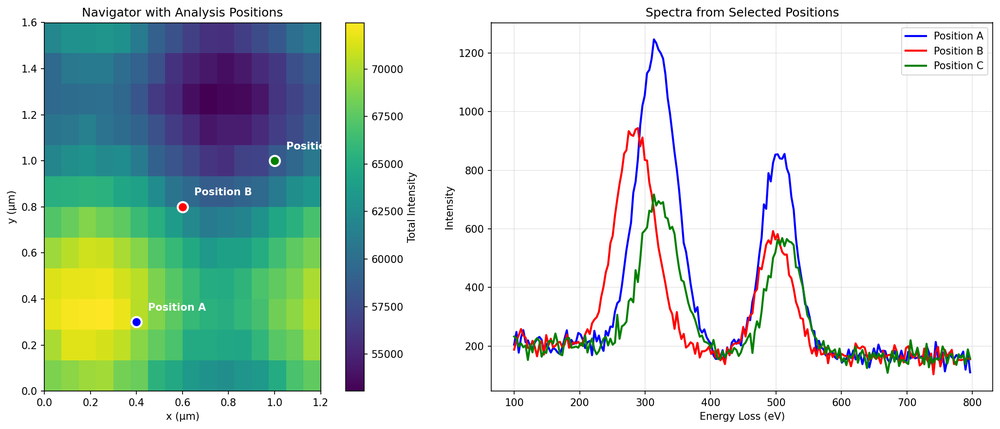
#> input picture examples/data_visualization/multidimensional_advanced_viz.png, 1000 x 429 px, shrunk from 2054 x 881 before the run; its folder holds only this picture in this run
$ python -i map_method_practical_examples.py   (imports and definitions only)
#> lines starting #> are read from the running program, lines starting #| are printed output that depends on the picture; after the words box and inside, x2 and y2 are one past the last pixel; in counts of white or black regions, pixels touching at a corner belong together
### hyperspy/api.py
# -*- coding: utf-8 -*-
# Copyright 2007-2026 The HyperSpy developers
#
# This file is part of HyperSpy.
#
# HyperSpy is free software: you can redistribute it and/or modify
# it under the terms of the GNU General Public License as published by
# the Free Software Foundation, either version 3 of the License, or
# (at your option) any later version.
#
# HyperSpy is distributed in the hope that it will be useful,
# but WITHOUT ANY WARRANTY; without even the implied warranty of
# MERCHANTABILITY or FITNESS FOR A PARTICULAR PURPOSE. See the
# GNU General Public License for more details.
#
# You should have received a copy of the GNU General Public License
# along with HyperSpy. If not, see <https://www.gnu.org/licenses/#GPL>.

import importlib
import sys

from hyperspy.defaults_parser import preferences
from hyperspy.logger import set_log_level

# Need to run before other import to use the logger during import
set_log_level(preferences.General.logging_level)
#> (this line was passed over: hyperspy is not available in this run)

from hyperspy.docstrings import START_HSPY as _START_HSPY_DOCSTRING  # noqa: E402
from hyperspy.ipython_magic import (  # noqa: E402
    _register_if_active as _register_anyplotlib_magic_now,
)

# hyperspy.drawing is imported lazily, so register %anyplotlib here to make
# it available before the first plot() call.
_register_anyplotlib_magic_now()
#> (this line was passed over: hyperspy is not available in this run)

__doc__ = (
    """

All public packages, functions and classes are available in this module.

%s

Functions:

:func:`~.api.get_configuration_directory_path`
    Return the configuration directory path.

:func:`~.api.interactive`
    Define operations that are automatically recomputed on event changes.

:func:`~.api.load`
    Load data into BaseSignal instances from supported files.

:data:`~.api.preferences`
    Preferences class instance to configure the default value of different
    parameters. It has a CLI and a GUI that can be started by execting its
    `gui` method i.e. `preferences.gui()`.

:func:`~.api.print_known_signal_types`
    Print all known `signal_type`.

:func:`~.api.set_log_level`
    Convenience function to set HyperSpy's the log level.

:func:`~.api.stack`
    Stack several signals.

:func:`~.api.transpose`
    Transpose a signal.

The :mod:`~.api` package contains the following submodules/packages:

:mod:`~.api.signals`
    `Signal` classes which are the core of HyperSpy. Use this modules to
    create `Signal` instances manually from numpy arrays. Note that to
    load data from supported file formats is more convenient to use the
    `load` function.
:mod:`~.api.model`
    Components that can be used to create a model for curve fitting.
:mod:`~.api.plot`
    Plotting functions that operate on multiple signals.
:mod:`~.api.data`
    Synthetic datasets.
:mod:`~.api.roi`
    Region of interests (ROIs) that operate on `BaseSignal` instances and
    include widgets for interactive operation.
:mod:`~.api.samfire`
    SAMFire utilities (strategies, Pool, fit convergence tests)


For more details see their doctrings.

"""
    % _START_HSPY_DOCSTRING
)


# [5 lines left out: function get_configuration_directory_path, not called in this run]


# ruff: noqa: F822

__all__ = [
    "data",
    "get_configuration_directory_path",
    "interactive",
    "load",
    "model",
    "plot",
    "preferences",
    "print_known_signal_types",
    "roi",
    "samfire",
    "set_log_level",
    "signals",
    "stack",
    "transpose",
    "__version__",
]


# mapping following the pattern: from value import key
_import_mapping = {
    "interactive": ".utils",
    "load": ".io",
    "markers": ".utils",
    "model": ".utils",
    "plot": ".utils",
    "print_known_signal_types": ".utils",
    "roi": ".utils",
    "samfire": ".utils",
    "stack": ".utils",
    "transpose": ".utils",
    "__version__": "",
}


def __dir__():
    return sorted(__all__)


def __getattr__(name):
    if name in __all__:
        if name in _import_mapping.keys():
            import_path = "hyperspy" + _import_mapping.get(name)
            return getattr(importlib.import_module(import_path), name)
        else:
            return importlib.import_module("." + name, "hyperspy")
    # Special case _ureg to use it as a singleton
    elif name == "_ureg":
        if "_ureg" not in globals():
            import pint

            setattr(sys.modules[__name__], "_ureg", pint.get_application_registry())
        return getattr(sys.modules[__name__], "_ureg")

    raise AttributeError(f"module {__name__!r} has no attribute {name!r}")

### examples/processing/map_method_practical_examples.py
"""
Map Method Practical Examples
=============================

This example demonstrates practical applications of HyperSpy's powerful `map` method
for real-world data analysis scenarios.

"""

import numpy as np
import hyperspy.api as hs
from scipy import ndimage, signal as sp_signal
from skimage import filters, feature
import time

# %%
# Creating Realistic Test Data
# ----------------------------

# [1 line not run here, left out]

# Create spectrum image with varying spectral features (EELS-like)
nav_shape = (8, 6)  # Navigation dimensions
spectrum_length = 200  # Energy dimension

spectrum_data = np.zeros(nav_shape + (spectrum_length,))
energy_axis = np.linspace(100, 1000, spectrum_length)

# [21 lines not run here, left out]

# Create HyperSpy signal
# [1 line that did not run here, left out]
# [1 line that did not run here, left out]
# [1 line that did not run here, left out]
# [1 line that did not run here, left out]
# [1 line that did not run here, left out]
# [1 line that did not run here, left out]
# [1 line that did not run here, left out]
# [1 line that did not run here, left out]
# [1 line that did not run here, left out]
# [1 line that did not run here, left out]
# [1 line that did not run here, left out]
# [1 line that did not run here, left out]

# [1 line not run here, left out]

# Create 2D image stack (TEM-like)
image_data = np.zeros(nav_shape + (128, 128))
# [19 lines not run here, left out]

# [1 line that did not run here, left out]
# [1 line that did not run here, left out]
# [1 line that did not run here, left out]
# [1 line that did not run here, left out]
# [1 line that did not run here, left out]
# [1 line that did not run here, left out]
# [1 line that did not run here, left out]
# [1 line that did not run here, left out]
# [1 line that did not run here, left out]
# [1 line that did not run here, left out]
# [1 line that did not run here, left out]
# [1 line that did not run here, left out]
# [1 line that did not run here, left out]
# [1 line that did not run here, left out]

# [7 lines not run here, left out]

# Spectral preprocessing
# [1 line that did not run here, left out]
# [1 line that did not run here, left out]

# Image filtering
# [1 line that did not run here, left out]
# [1 line that did not run here, left out]

# [8 lines not run here, left out]

# Create spatially-varying smoothing (modeling varying acquisition conditions)
# For demonstration purposes, use a constant sigma value with map
# In real scenarios, you would implement custom functions for variable parameters
sigma_value = 1.5  # Constant smoothing parameter

# Apply uniform smoothing to all spectra
# [3 lines that did not run here, left out]
# [1 line that did not run here, left out]

# Variable rotation for image alignment simulation
# Use a constant angle value for demonstration
angle_value = 2.0  # degrees

# [5 lines that did not run here, left out]
# [1 line that did not run here, left out]

# [2 lines not run here, left out]

# %%
# Advanced Analysis Functions
# ---------------------------

# [36 lines left out: function analyze_eels_spectrum, not called in this run]

def analyze_tem_image(image):
    """
    TEM image analysis: particle detection and characterization.
    """
    # Preprocessing
    smoothed = filters.gaussian(image, sigma=1.0)

    # Threshold for particle detection
    threshold = filters.threshold_otsu(smoothed)
    binary = smoothed > threshold

    # Remove small objects
    from skimage.morphology import remove_small_objects
    cleaned = remove_small_objects(binary, min_size=50)

    # Analyze particles
    from skimage.measure import label, regionprops
    labeled = label(cleaned)
    props = regionprops(labeled, intensity_image=smoothed)

    if len(props) == 0:
        return np.array([0, 0, 0, 0])  # No particles

    # Get largest particle properties
    largest = max(props, key=lambda x: x.area)

    return np.array([len(props),              # Number of particles
                    largest.area,             # Largest particle area
                    largest.eccentricity,     # Shape factor
                    largest.mean_intensity])  # Average intensity

# [1 line not run here, left out]

# EELS spectral analysis
# [1 line that did not run here, left out]
# [1 line that did not run here, left out]

# TEM image analysis
# [1 line that did not run here, left out]
# [1 line that did not run here, left out]

# [12 lines not run here, left out]

# [9 lines left out: function expensive_analysis, not called in this run]

# Create larger dataset for performance testing
large_data = np.random.random((12, 8, 64, 64))
# [1 line that did not run here, left out]

# Sequential processing
start = time.time()
# [1 line that did not run here, left out]
seq_time = time.time() - start

# Parallel processing
start = time.time()
# [1 line that did not run here, left out]
par_time = time.time() - start

speedup = seq_time / par_time if par_time > 0 else 'inf'
# [9 lines not run here, left out]

# [31 lines left out: function comprehensive_eels_analysis, not called in this run]

# Apply comprehensive analysis
# [3 lines that did not run here, left out]
# [1 line that did not run here, left out]

# [24 lines not run here, left out]

>>> import cv2
>>> picture = cv2.imread('../data_visualization/multidimensional_advanced_viz.png', cv2.IMREAD_GRAYSCALE)
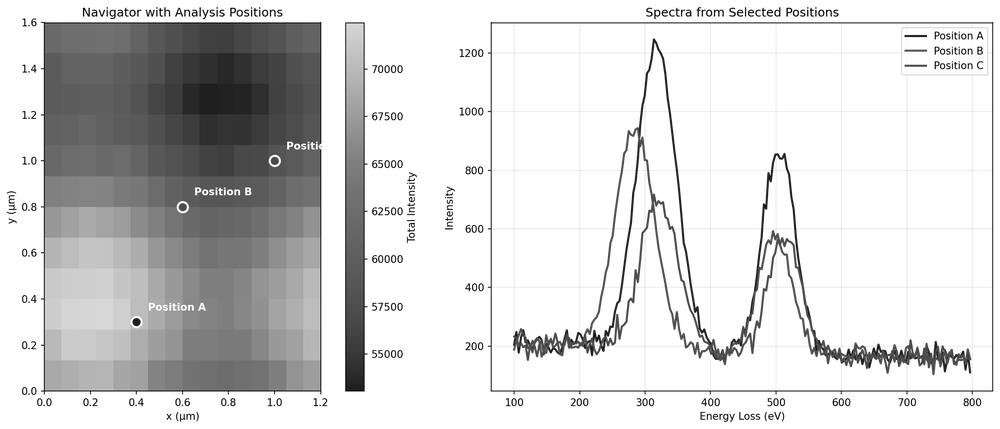
#> picture: shape (429, 1000); min 0, max 255, mean 212.4
>>> result = analyze_tem_image(picture)
#> in analyze_tem_image, `threshold = filters.threshold_otsu(smoothed)`: threshold = 0.712
#> in analyze_tem_image, `binary = smoothed > threshold`:
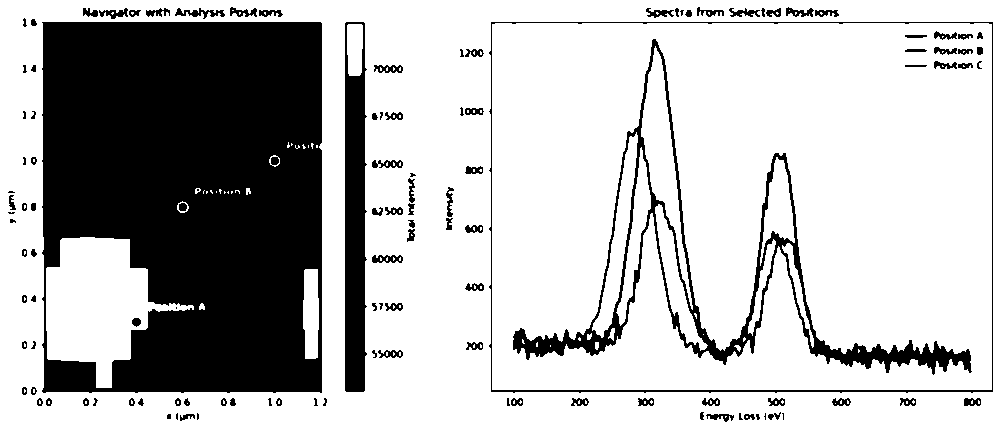
#> binary: shape (429, 1000) bool; 72.8% white; 122 black regions (22 under 20 px), largest, box (x1, y1, x2, y2) and area: (42, 22, 322, 393) 89745, (513, 39, 972, 375) 10961, (345, 22, 367, 392) 6651
#> in analyze_tem_image, `cleaned = remove_small_objects(binary, min_size=50)`:
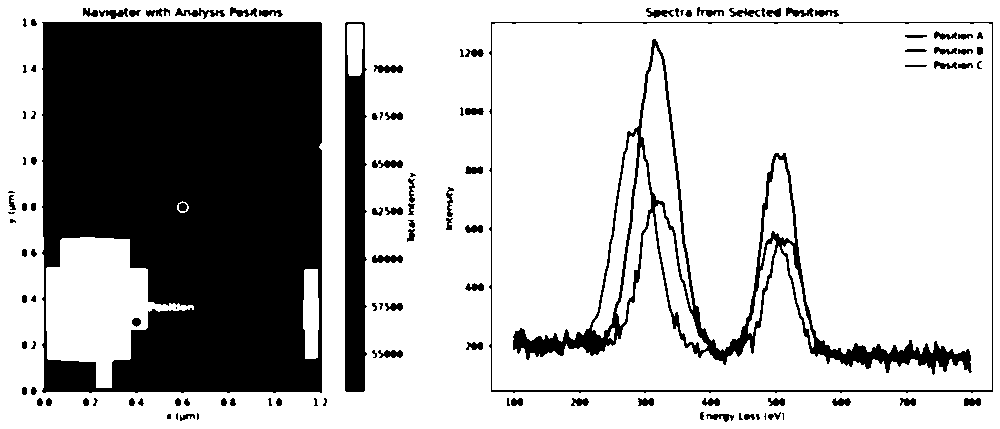
#> cleaned: shape (429, 1000) bool; 72.6% white; 121 black regions (21 under 20 px)
#> in analyze_tem_image, `labeled = label(cleaned)`:
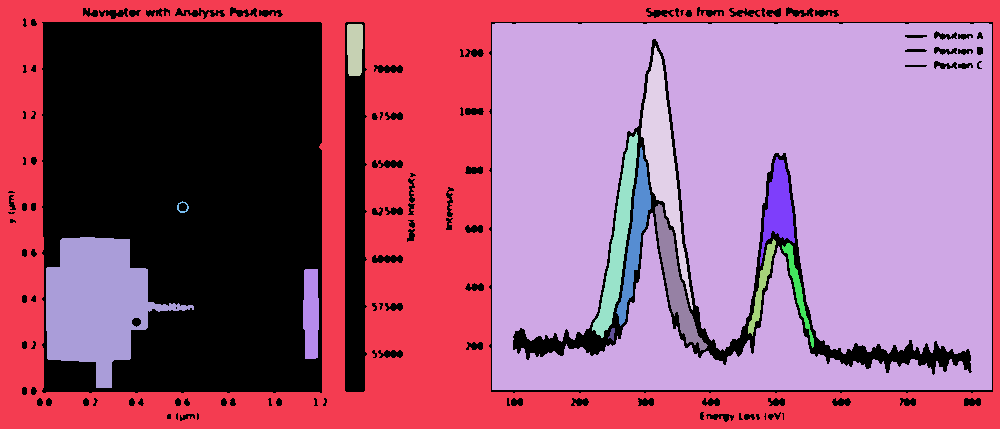
#> labeled: shape (429, 1000) int32; 15 distinct labels, from 0 to 14; one colour per label, 0 black
#> in analyze_tem_image, `props = regionprops(labeled, intensity_image=smoothed)`: props = 14 regions; largest, box (x1, y1, x2, y2) and area: (492, 23, 992, 390) 157828, (0, 0, 1000, 429) 126197, (46, 237, 194, 388) 11678, (641, 46, 693, 310) 4109, (592, 132, 638, 338) 2685
#> result = [14, 157828, 0.694, 0.989]

$ run again, on examples/data_visualization/multidimensional_basic_viz.png
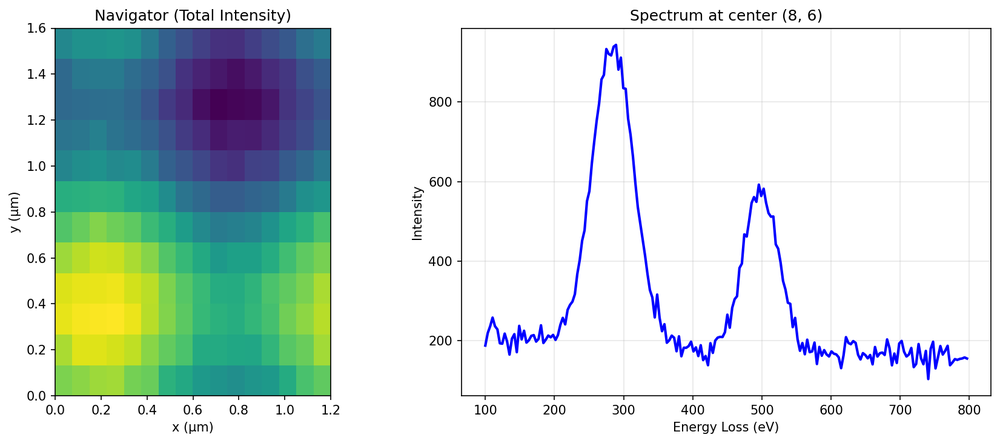
#> input picture examples/data_visualization/multidimensional_basic_viz.png, 1000 x 443 px, shrunk from 1651 x 731 before the run
#> threshold = 0.709
#> in analyze_tem_image, `binary = smoothed > threshold`:
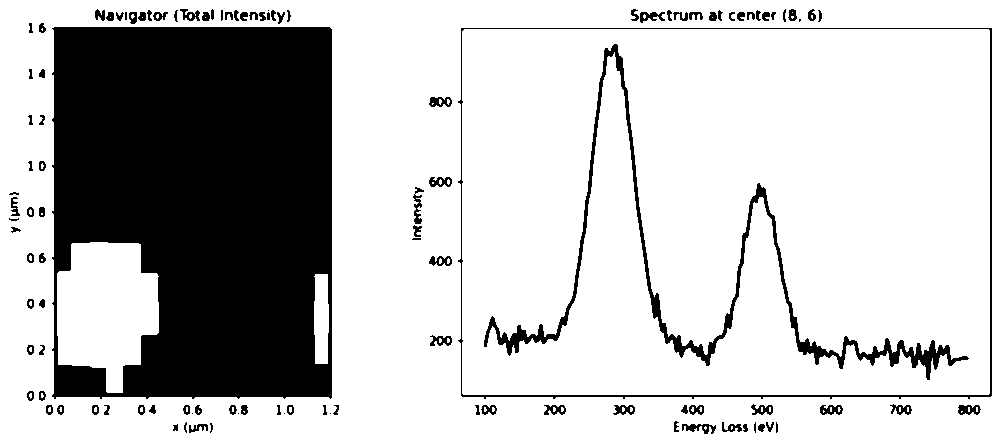
#> binary: shape (443, 1000) bool; 76.1% white; 113 black regions (13 under 20 px), largest, box (x1, y1, x2, y2) and area: (52, 27, 332, 399) 90230, (484, 44, 969, 380) 6919, (458, 28, 992, 399) 2767
#> cleaned: shape (443, 1000) bool; 75.9% white; 113 black regions (13 under 20 px)
#> in analyze_tem_image, `labeled = label(cleaned)`:
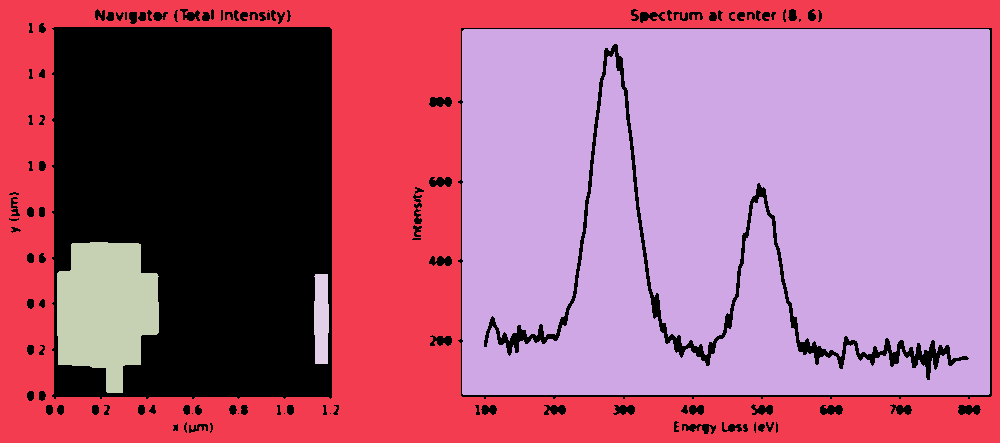
#> labeled: shape (443, 1000) int32; 5 distinct labels, from 0 to 4; one colour per label, 0 black
#> props = 4 regions; box (x1, y1, x2, y2) and area: (462, 29, 990, 395) 186315, (0, 0, 1000, 443) 137420, (57, 242, 159, 393) 11466, (314, 274, 329, 364) 1234
#> result = [4, 186315, 0.726, 0.991]

$ run again, on examples/data_visualization/multidimensional_multiple_positions.png
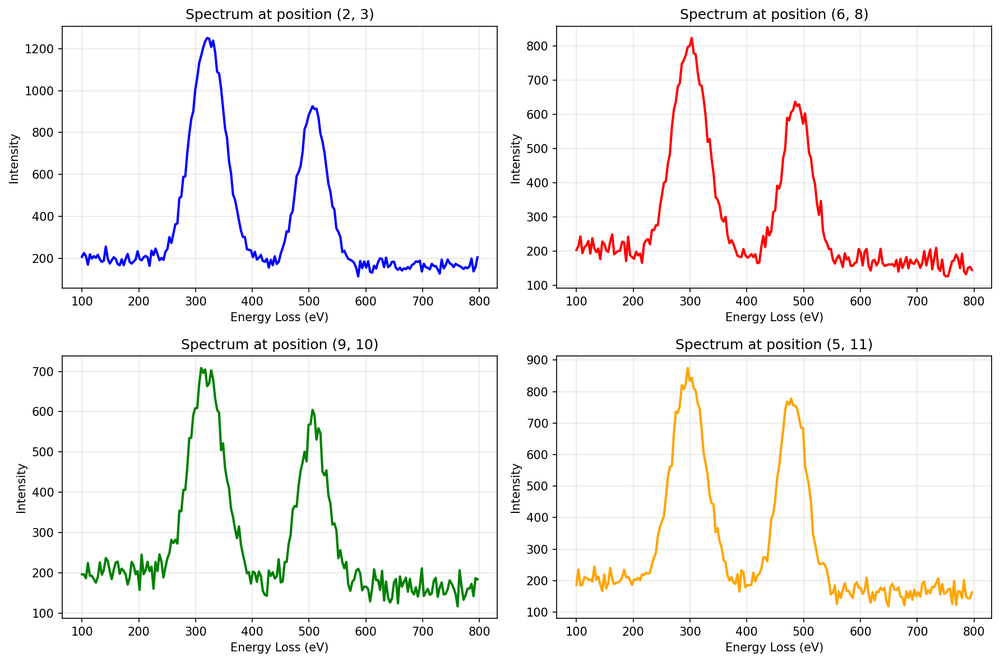
#> input picture examples/data_visualization/multidimensional_multiple_positions.png, 1000 x 662 px, shrunk from 1784 x 1181 before the run
#> threshold = 0.812
#> in analyze_tem_image, `binary = smoothed > threshold`:
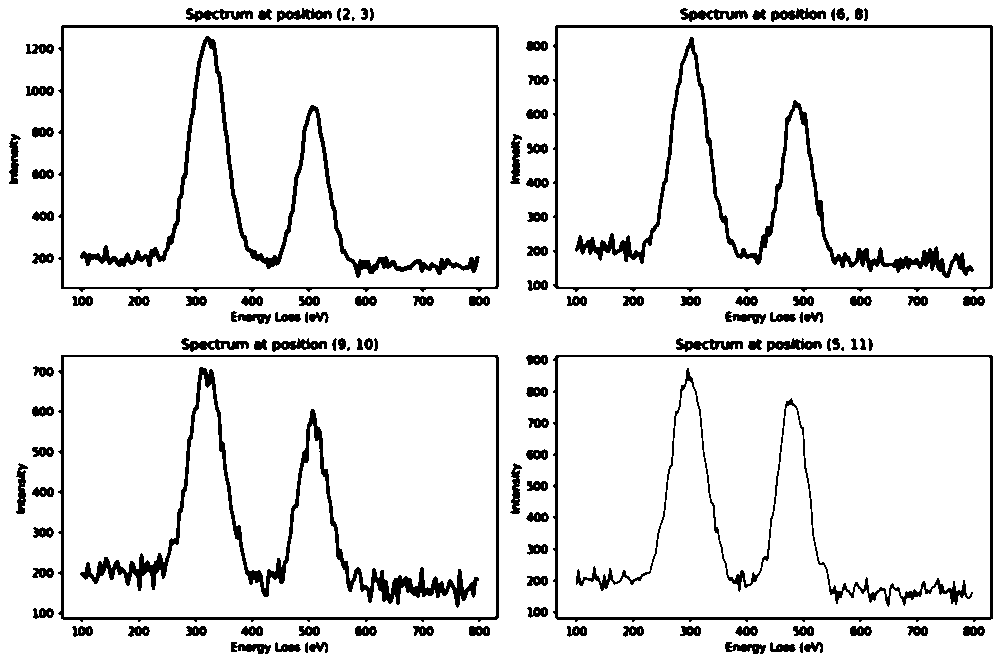
#> binary: shape (662, 1000) bool; 91.5% white; 124 black regions (4 under 20 px), largest, box (x1, y1, x2, y2) and area: (80, 367, 479, 608) 6921, (575, 37, 974, 278) 5683, (80, 36, 480, 278) 5286
#> cleaned: shape (662, 1000) bool; 91.4% white; 124 black regions (4 under 20 px)
#> in analyze_tem_image, `labeled = label(cleaned)`:
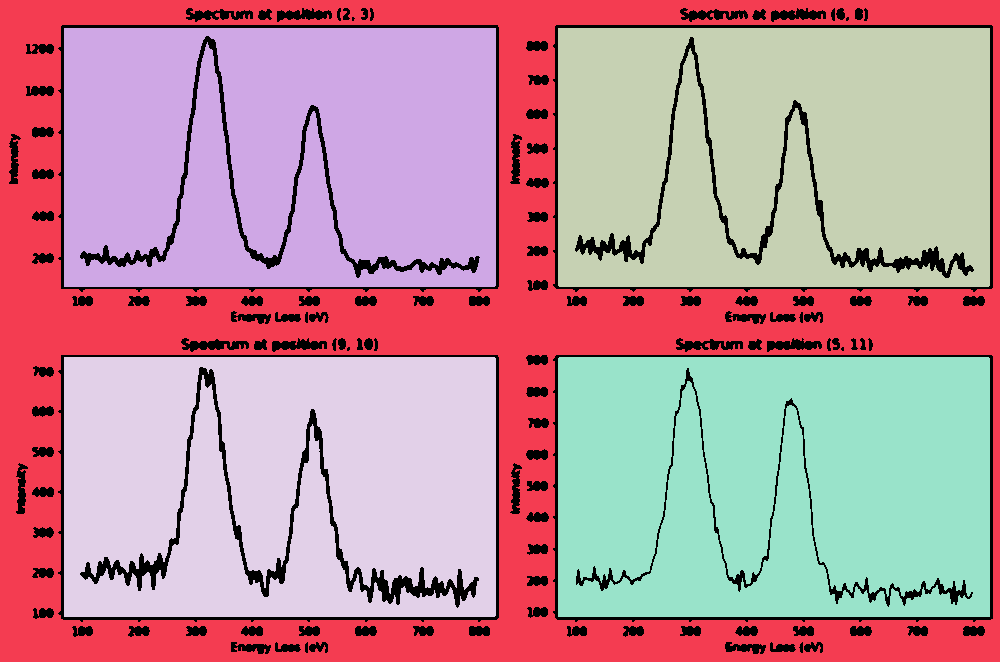
#> labeled: shape (662, 1000) int32; 6 distinct labels, from 0 to 5; one colour per label, 0 black
#> props = 5 regions; box (x1, y1, x2, y2) and area: (0, 0, 1000, 662) 178045, (558, 357, 990, 617) 108989, (64, 28, 496, 287) 106601, (558, 28, 990, 287) 106203, (64, 357, 496, 617) 105397
#> result = [5, 178045, 0.73, 0.989]
